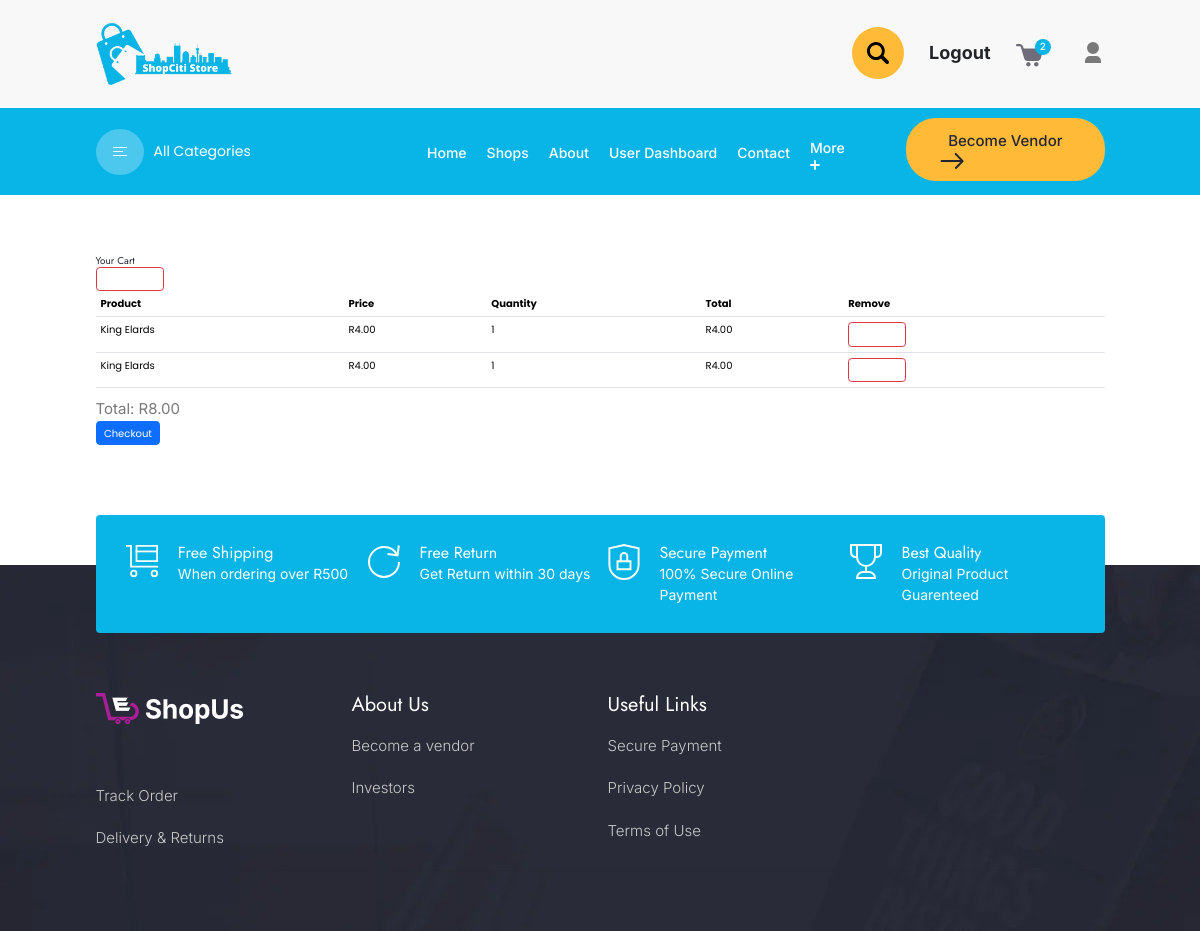
The page /cart/ (signed in) on the database its author committed.
### shopciti_app/models.py (models this page shows, shortened)
class CartItem(models.Model):
    cart = models.ForeignKey('Cart', on_delete=models.CASCADE, default=None)
    product = models.ForeignKey(Product, on_delete=models.CASCADE)
    user = models.ForeignKey(User, on_delete=models.CASCADE)
    quantity = models.PositiveIntegerField(default=1)
    def get_total_price(self):
        return self.product.price * self.quantity

class Product(models.Model):
    name = models.CharField(max_length=100)
    short_description = models.TextField(default='')  # Provide a default empty string
    description = models.TextField()
    image = models.ImageField(upload_to='product_images/')
    price = models.DecimalField(max_digits=10, decimal_places=2)
    added_by = models.ForeignKey(settings.AUTH_USER_MODEL, on_delete=models.CASCADE, default=None, blank=True, null=True)
    on_sale = models.BooleanField(default=False)
    sizes = models.ManyToManyField(Size)
    categories = models.ManyToManyField(Category)
    available = models.PositiveIntegerField(default=True)  # assuming it can't be negative

### shopciti_app/views.py (the view)
# urls.py: path('cart/', views.cart, name='cart'),
@login_required
def cart(request):
    user = request.user
    cart = get_object_or_404(Cart, user=user)
    cart_items = CartItem.objects.filter(cart=cart)
    total_quantity = sum(item.quantity for item in cart_items)
    total_price = sum(item.get_total_price() for item in cart_items)
    if request.method == 'POST' and 'checkout' in request.POST:
        if not cart.order_id:
            cart.order_id = generate_order_id()  # Generate order ID if it doesn't exist
            cart.save()
            print(f"Order ID set in cart view: {cart.order_id}")  # Debug statement
        return redirect('checkout', order_id=cart.order_id)  # Redirect with order_id
    context = {
        'cart_items': cart_items,
        'total_quantity': total_quantity,
        'total_price': total_price,
        'order_id': cart.order_id,  # Pass order_id to the template context
    }
    print(f"Order ID before rendering in cart view: {cart.order_id}")  # Debug statement
    return render(request, 'cart.html', context)

### shopciti_app/context_processors.py (called while the page is built)
def cart(request):
    cart = request.session.get('cart', {})
    cart_items = cart.values()
    total_quantity = sum(item['quantity'] for item in cart_items)
    return {'total_quantity': total_quantity}

### shopciti_app/templates/cart.html (shortened to what this page needs)
{% extends 'base.html' %} {% block content %}
<section class="checkout product footer-padding">
    <div class="container">
        <h1>Your Cart</h1>
        {% if cart_items %}
        <form method="post" action="{% url 'clear_cart' %}">
            <button type="submit" class="btn btn-danger">Clear Cart</button>
        </form>
        <table class="table">
            <thead>
                <tr>
                    <th>Product</th>
                    <th>Price</th>
                    <th>Quantity</th>
                    <th>Total</th>
                    <th>Remove</th>
                </tr>
            </thead>
            <tbody>
                {% for item in cart_items %}
                <tr>
                    <td>{{ item.product.name }}</td>
                    <td>R{{ item.product.price }}</td>
                    <td>{{ item.quantity }}</td>
                    <td>R{{ item.get_total_price }}</td>
                    <td>
                        <form method="post" action="{% url 'remove_from_cart' %}">
                            <button type="submit" class="btn btn-danger">Remove</button>
                        </form>
                    </td>
                </tr>
                {% endfor %}
            </tbody>
        </table>
        <p>Total: R{{ total_price }}</p>
        <a href="{% url 'checkout' %}?order_id={{ order_id }}" class="btn btn-primary">Checkout</a> {% else %}
        <p>Your cart is empty.</p>
        {% endif %} {% endblock %}

### rows shown on the page
CartItem: product.name "King Elards", product.price "4.00", quantity "1", get_total_price "4.00"
CartItem: product.name "King Elards", product.price "4.00", quantity "1", get_total_price "4.00"

### other values the page prints
{{ total_quantity }} "2"
{{ total_price }} "8.00"
